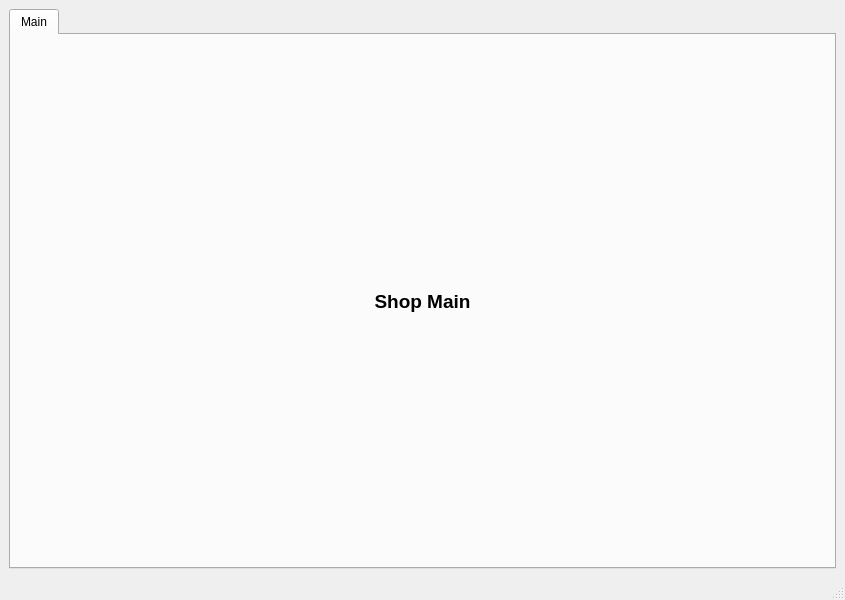
<?xml version="1.0" encoding="UTF-8"?>
<ui version="4.0">
 <class>MainWindow</class>
 <widget class="QMainWindow" name="MainWindow">
  <property name="geometry">
   <rect>
    <x>0</x>
    <y>0</y>
    <width>845</width>
    <height>600</height>
   </rect>
  </property>
  <property name="windowTitle">
   <string>MainWindow</string>
  </property>
  <widget class="QWidget" name="centralwidget">
   <layout class="QVBoxLayout" name="verticalLayout">
    <item>
     <widget class="QTabWidget" name="tabWidget">
      <property name="currentIndex">
       <number>0</number>
      </property>
      <widget class="QWidget" name="tab">
       <attribute name="title">
        <string>Main</string>
       </attribute>
       <layout class="QVBoxLayout" name="verticalLayout_2">
        <item>
         <widget class="QLabel" name="label">
          <property name="font">
           <font>
            <pointsize>14</pointsize>
            <weight>75</weight>
            <bold>true</bold>
           </font>
          </property>
          <property name="text">
           <string>Shop Main</string>
          </property>
          <property name="alignment">
           <set>Qt::AlignCenter</set>
          </property>
         </widget>
        </item>
       </layout>
      </widget>
     </widget>
    </item>
   </layout>
  </widget>
  <widget class="QMenuBar" name="menubar">
   <property name="geometry">
    <rect>
     <x>0</x>
     <y>0</y>
     <width>845</width>
     <height>21</height>
    </rect>
   </property>
  </widget>
  <widget class="QStatusBar" name="statusbar"/>
 </widget>
 <resources/>
 <connections/>
</ui>
